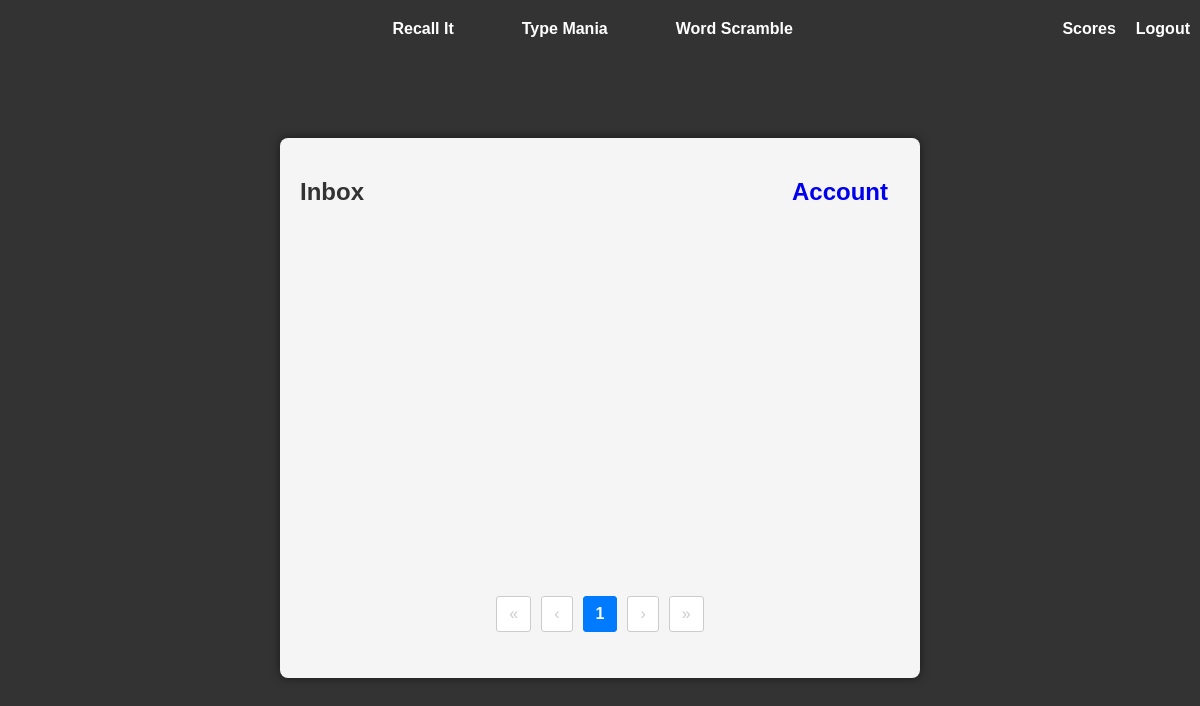
The page /messages/inbox/ (signed in) on the database as committed earlier.
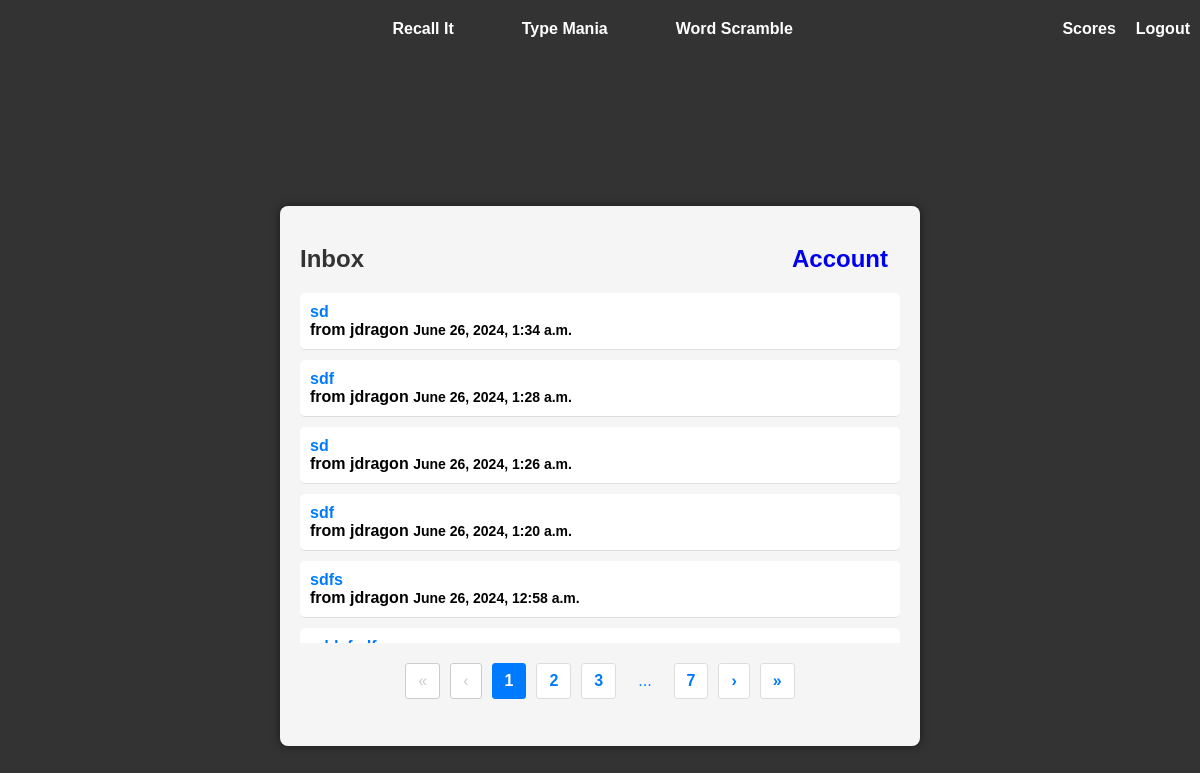
The same page on the database as committed later.
### user_messages/models.py (models this page shows, shortened)
class Message(models.Model):
    sender = models.ForeignKey(User, related_name='sent_messages', on_delete=models.CASCADE)
    recipient = models.ForeignKey(User, related_name='received_messages', on_delete=models.CASCADE)
    subject = models.CharField(max_length=255)
    body = models.TextField()
    timestamp = models.DateTimeField(auto_now_add=True)
    is_read = models.BooleanField(default=False)

### user_messages/views.py (the view)
# urls.py: path('inbox/', inbox, name='inbox'),
@login_required
def inbox(request):
    messages = Message.objects.filter(recipient=request.user).order_by('-timestamp')
    paginator = Paginator(messages, 7)
    page_number = request.GET.get('page')
    page_obj = paginator.get_page(page_number)
    context = {
        'page_obj': page_obj,
    }
    return render(request, 'user_messages/inbox.html', context)

### user_messages/templates/user_messages/inbox.html (shortened to what this page needs)
{% extends 'base_users.html' %}
{% load tz %}
{% block content %}
  <div class="inbox-container">
    <div class='inbox-account-container '>
      <h2>Inbox</h2>
      <a class='account-button' href="{% url 'account' %}">Account</a>
    </div>
    <div class='messages-container'>
      <ul class="message-list read">
          {% for message in page_obj.object_list %}
            {% if message.is_read %}
              <li class="message-item read">
                <a href="{% url 'view_message' message.pk %}">
                  <strong class="message-title">{{ message.subject }}</strong>
                  <div class="message-info">
                    <span class="message-sender">from {{ message.sender.username }}</span>
                    <span class="message-timestamp">{{ message.timestamp|localtime }}</span>
                  </div>
                </a>
              </li>
            {% endif %}
          {% endfor %}
      </ul>
    </div>
    <div class="pagination">
        <span class="step-links">
            {% if page_obj.has_previous %}
                <a href="?page=1" class="pagination-button">&laquo;</a>
                <a href="?page={{ page_obj.previous_page_number }}" class="pagination-button">&lsaquo;</a>
            {% else %}
                <span class="pagination-button disabled">&laquo;</span>
                <span class="pagination-button disabled">&lsaquo;</span>
            {% endif %}
            {% for num in page_obj.paginator.page_range %}
                {% if num > page_obj.number|add:-3 and num < page_obj.number|add:3 %}
                    {% if page_obj.number == num %}
                        <span class="current pagination-button active">{{ num }}</span>
                    {% else %}
                        <a href="?page={{ num }}" class="pagination-button">{{ num }}</a>
                    {% endif %}
                {% elif num == 1 or num == page_obj.paginator.num_pages %}
                    <a href="?page={{ num }}" class="pagination-button">{{ num }}</a>
                {% elif num < page_obj.number|add:-3 and num == 2 %}
                    <span class="pagination-button ellipsis">...</span>
                {% elif num > page_obj.number|add:3 and num == page_obj.paginator.num_pages|add:-1 %}
                    <span class="pagination-button ellipsis">...</span>
                {% endif %}
            {% endfor %}
            {% if page_obj.has_next %}
                <a href="?page={{ page_obj.next_page_number }}" class="pagination-button">&rsaquo;</a>
                <a href="?page={{ page_obj.paginator.num_pages }}" class="pagination-button">&raquo;</a>
            {% else %}
                <span class="pagination-button disabled">&rsaquo;</span>
                <span class="pagination-button disabled">&raquo;</span>
            {% endif %}
        </span>
    </div>
  </div>
{% endblock %}

### user_messages/templates/base_users.html (shortened to what this page needs)
{% load static %}
<!DOCTYPE html>
<html lang="en">
<head>
  <link rel="stylesheet" href="{% static 'css/messages.css' %}">
</head>
<body>
    <nav class="navbar">
      <ul>
        <div class="center-items">
          <li class="recall"><a class='item' href="{% url 'recall_it' %}">Recall It</a></li>
          <li class="type-mania"><a class='item'  href="{% url 'type_mania' %}">Type Mania</a></li>
          <li><a class='item' href="{% url 'word_scramble' %}">Word Scramble</a></li>
        </div>
        <div class="right-items">
          {% if user.is_authenticated %}
          <li><a class='item' href="{% url 'score_list' %}">Scores</a></li>
          <li><a class='item' href="{% url 'logout' %}">Logout</a></li>
          {% else %}
          <li><a class='item' href="{% url 'login' %}">Login</a></li>
          <li><a class='item' href="{% url 'signup' %}">Signup</a></li>
          {% endif %}
        </div>
      </ul>
    </nav>
  {% block content %}
  {% endblock content %}
</body>
</html>

### user_messages/static/css/messages.css (style rules this page uses)
body { font-family: Arial, sans-serif; background-color: #2c2f33; color: #fff; }
.inbox-container { background-color: #f5f5f5; color: #333; padding: 20px; margin: 30px auto; border-radius: 8px; width: 600px; height: 500px; box-shadow: 0 0 10px rgba(0, 0, 0, 0.5); }
.inbox-container h2, .inbox-container h3 { color: #333; }
.messages-container { height: 350px; width: 600px; overflow-y: auto; }
.message-list { list-style: none; padding: 0; margin: 0; flex: 1; }
.message-list li { padding: 10px; border-bottom: 1px solid #ddd; background-color: #fff; margin-bottom: 10px; border-radius: 5px; transition: background-color 0.3s; }
.message-list li a { text-decoration: none; color: #007bff; }
.pagination { text-align: center; margin: 20px 0; }
.pagination .step-links { display: inline-block; }
.pagination .step-links a, .pagination .step-links .current { margin: 0 5px; padding: 8px 12px; text-decoration: none; border: 1px solid #ddd; color: #007bff; }
.pagination .step-links .current { background-color: #007bff; color: #fff; }
.pagination .step-links { display: flex; justify-content: center; align-items: center; }
.pagination .pagination-button { margin: 0 5px; padding: 8px 12px; text-decoration: none; border: 1px solid #ddd; color: #007bff; background-color: #fff; border-radius: 3px; transition: background-color 0.3s, color 0.3s; }
.pagination .current.pagination-button { background-color: #007bff; color: #fff; border-color: #007bff; }
.pagination .active { font-weight: bold; pointer-events: none; }
.pagination .disabled { color: #ccc; border-color: #ccc; cursor: not-allowed; }
.pagination .pagination-button.ellipsis { border: none; background: none; pointer-events: none; }
body { display: flex; justify-content: center; flex-direction: column; align-items: center; height: 100vh; font-family: "Super Legend Boy", Arial, sans-serif; background: #333; }
.navbar { position: fixed; top: 0; background-color: #333; color: #fff; width: 100vw; opacity: 1; padding-top: .5rem; padding-bottom: .5rem; }
.navbar ul { list-style-type: none; margin: 0; padding: 0; display: flex; justify-content: center; width: 100vw; text-align: center; }
.navbar li { text-align: center; padding-top: 12px; padding-bottom: 12px; }
.recall, .type-mania { margin-right: 6rem; }
.navbar a { text-decoration: none; color: white; padding: 10px; padding-bottom: 15px; font-weight: bold; font-size: 18px; }
.navbar a { position: relative; text-decoration: none; }
.navbar a::after { content: ''; position: absolute; left: 5%; bottom: 5px; width: 90%; height: 2px; background-color: #fff; transform: scaleX(0); }
.navbar .center-items { flex-grow: 1; display: flex; justify-content: center; margin-left: 222px; }
.navbar .right-items { margin-left: auto; display: flex; }
.inbox-account-container { display: flex; align-items: center; justify-content: space-between; }
.inbox-container div .account-button { text-decoration: none; padding: .5rem .75rem; border-radius: 3px; font-size: 1.5rem; }
.message-sender { font-size: 16px; margin-bottom: 15px; color: black; }
a { font-weight: bold; text-decoration: none; }
.message-timestamp { font-size: 14px; margin-bottom: 20px; color: black; }
@media (min-width: 1050px) and (max-width: 1200px) { .navbar .center-items { margin-left: 200px; } }
@media (min-width: 1050px) and (max-width: 1200px) { .navbar .right-items { margin-left: 1.2rem; } }
@media (min-width: 1050px) and (max-width: 1200px) { .navbar { width: 260px; left: 0; } }
@media (min-width: 1050px) and (max-width: 1200px) { .item { font-size: 1rem !important; } }
@media (min-width: 1050px) and (max-width: 1200px) { .center-items li { margin-right: 3rem; } }

Rows that differ between the two databases and show on the page:
added Message: subject "sd", sender.username "jdragon", timestamp "June 26, 2024, 1:34 a.m."
added Message: subject "sdf", sender.username "jdragon", timestamp "June 26, 2024, 1:28 a.m."
added Message: subject "sd", sender.username "jdragon", timestamp "June 26, 2024, 1:26 a.m."
added Message: subject "sdf", sender.username "jdragon", timestamp "June 26, 2024, 1:20 a.m."
added Message: subject "sdfs", sender.username "jdragon", timestamp "June 26, 2024, 12:58 a.m."
Other text that changed with them:
new list line: "2"
new list line: "3"
new list line: "7"
